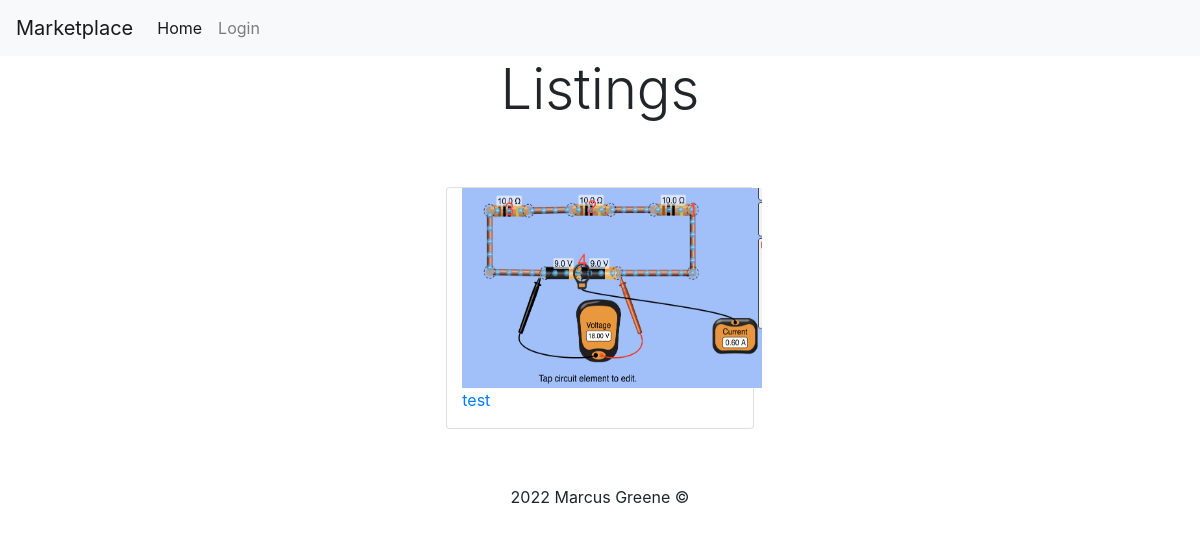
Page /listings/user/1 on the committed database.
### models.py (models this page shows)
class Listing(db.Model):
    id = db.Column(db.Integer, primary_key=True)
    price = db.Column(db.String(30), index = True, unique=False)
    title = db.Column(db.String(50), index=True, unique=False)
    description = db.Column(db.String(500), unique= False, index=False)
    images = db.Column(db.Text)
    user_id = db.Column(db.Integer, db.ForeignKey("user.id"))

### routes.py (the view)
@app.route('/listings/user/<userid>')
def user(userid):
  listings = Listing.query.filter_by(id=userid)
  return render_template("user.html",listings=listings, title = "Listings", _external=True, _scheme = "https")

### templates/user.html
{% extends 'base.html' %}
{% block content %}
<h1 class="text-center display-4">Listings</h1>
    <div class="row justify-content-center py-5">
        {% for listing in listings %}
        <div class="card col-8 col-md-3 justify-content-center mx-3 my-2">
            <img src="{{ url_for('serve_image', filename = listing.images) }}" width = 300 height = 200 alt="{{listing.title}}">
            <a href="/listings/{{listing.id}}"><p>{{listing.title}}</p> </a>
        </div>
        {% endfor %}
    </div>
{% endblock %}

### rows in the picture
Listing: images+title (picture), title "test"
